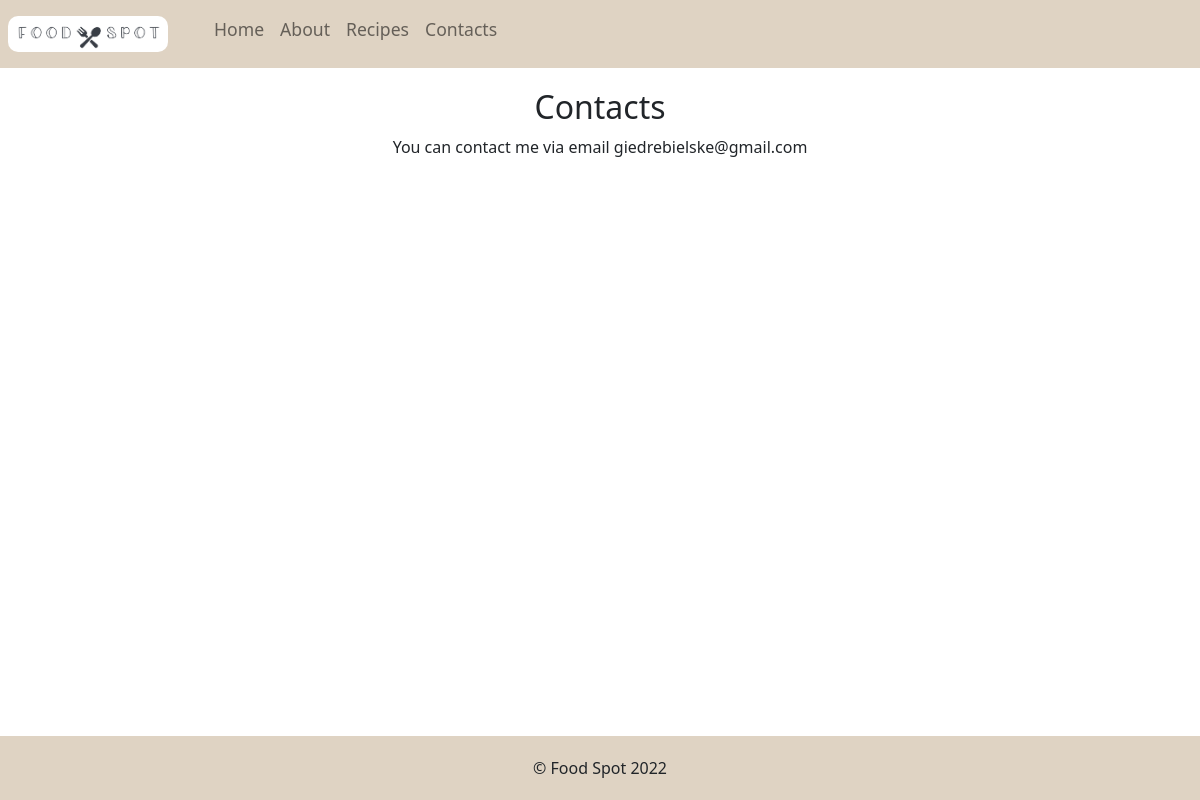
Screenshot of /index.php?p=4 with the database file from the repository.
### tables this page shows
CREATE TABLE `pages` (
  `ID` int(11) NOT NULL AUTO_INCREMENT,
  `title` varchar(255) DEFAULT NULL,
  `isRoot` int(11) NOT NULL DEFAULT 1,
  `content` text DEFAULT NULL,
  PRIMARY KEY (`ID`)
);

### index.php (the view, shortened to what this page needs)
<?php require('config.php'); ?>
<!DOCTYPE html>
<html lang="en">
<head>
	<link rel="stylesheet" href="style/navbar.css" />
	<link rel="stylesheet" href="style/footer.css" />
	<link rel="stylesheet" href="style/style.css" />
	<link href="https://cdn.jsdelivr.net/npm/bootstrap@5.2.0-beta1/dist/css/bootstrap.min.css" rel="stylesheet">
</head>
<body>
	<div class="navbar navbar-expand-lg">
		<ul class="navbar-nav">
			<li class="nav-item">
				<a class="nav-link" href="<?php echo DIR; ?>">
					<img id="logo" src="assets/logo.png" alt="logo"> </a>
			</li>
			<li class="nav-item"><a class="nav-link" href="<?php echo DIR; ?>">Home</a></li>
			<?php
			$sql = mysqli_query($conn, "SELECT * FROM pages WHERE isRoot='1' ORDER BY ID");
			while ($row = mysqli_fetch_object($sql)) {
				echo "<li class='nav-item'><a class='nav-link' href=\"" . DIR . "?p=$row->ID\">$row->title</a></li>";
			}
			?>
		</ul>
	</div>
	<?php
	if (!isset($_GET['p'])) {
		$query = mysqli_query($conn, "SELECT * FROM pages WHERE ID='1'");
	} else {
		$id = $_GET['p'];
		$id = mysqli_real_escape_string($conn, $id);
		$query = mysqli_query($conn, "SELECT * FROM pages WHERE ID='$id'");
	}
	$row = mysqli_fetch_object($query);
	echo "<h2 id='title'>$row->title</h2>";
	echo "<div id='content' style='width:60%;'>$row->content</div>";
	?>
	<?php include('includes/footer.php'); ?>
</body>
</html>

### style/navbar.css (style rules this page uses)
#logo { width: 160px; margin-right: 30px; border: none; border-radius: 10px; }
.navbar { background-color: #dfd3c3; font-size: 1.1rem; color: black !important; }

### style/style.css (style rules this page uses)
#title , #content { text-align: center; margin-top: 20px; }
#content { margin-bottom: 90px !important; margin: auto; }

### rows the page displays
pages: title "About"
pages: title "Recipes"
pages: title "Contacts", content "You can contact me via email giedrebielske@gmail.com"

### other values shown
SITETITLE "Food Spot"
